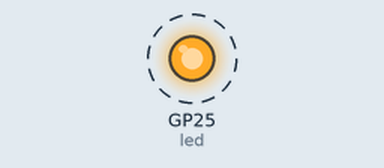
A program run on a simulated Raspberry Pi Pico running MicroPython. Shown: output pins drawn as LEDs (lit = HIGH). Dashed ring = blinking. What the program prints to the serial console is not drawn.

Above: at 0.2 s.
Timing chart, 0 to 3.0 s (numbered marks = the images above):
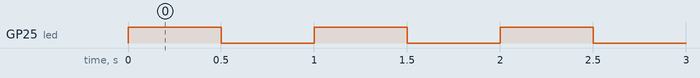

Measured:
- by itself, GP25 (led): alternates HIGH for 0.50 s and LOW for 0.50 s

The program:

main.py
```python
"""
First Application

This Micropython script blinks the LED onboard the Pico and prints a
random multiple of 13 to the console every half a second.

Author: Sam Rogers

Created: 30/01/2023
"""
from machine import Pin
from time import sleep

__author__ = "Sam Rogers"
__version__ = "1.0"


def main():
    """
    Main Loop
    """
    # On-board LED has Pin name 'LED'
    led = Pin('LED', Pin.OUT)
    n = 0
    while True:
        # Toggles LED on/off
        led.toggle()
        # Print multiples of 13
        print("13 times {} is {}".format(n, 13 * n))
        n += 1
        # 2 Hz program, so sleep for half a second
        sleep(0.5)


if __name__ == '__main__':
    main()
```
